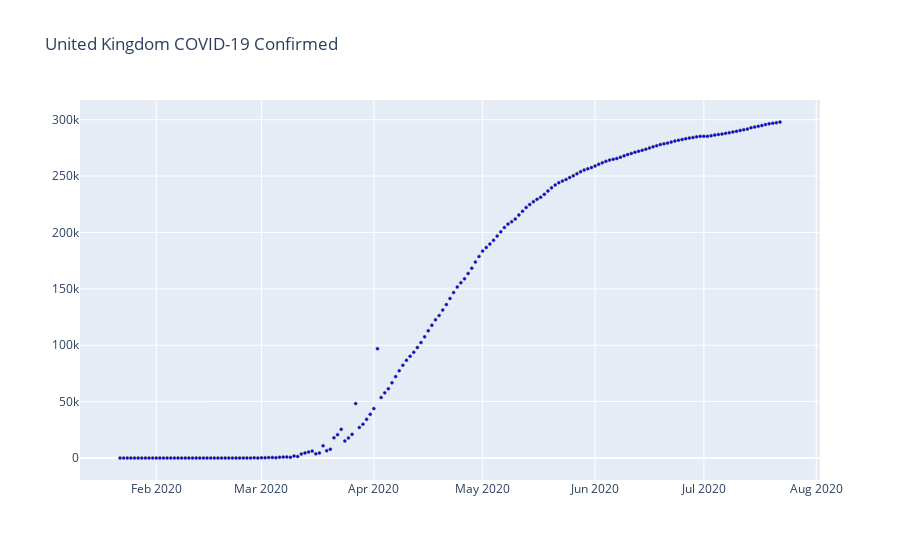

The code cell stored with this chart in its notebook:
### Markdown cell above
### Plot UK confirmed

### Code cell
fig = go.Figure()

fig.add_trace(go.Scatter(
    x=df_covid_uk.index, y=df_covid_uk['Confirmed'],
    name='Confirmed cases',
    mode='markers',
    marker_color='blue'
))

# Set options common to all traces with fig.update_traces
fig.update_traces(mode='markers', marker_line_width=.5, marker_size=3)
fig.update_layout(title='United Kingdom COVID-19 Confirmed')


fig.show()

print("Last data (" + str(df_covid_uk.index[-1]) + "):")
print("Confirmed cases:" + str(df_covid_uk['Confirmed'][-1]))

### Figure 1 — Plotly figure (JSON) as saved in the notebook; plotly's stock layout.template omitted (floating-point values rounded to 4 significant figures; data arrays with more than 128 entries replaced by an {"elided": "..."} marker saying what was removed)
{"data": [{"marker": {"color": "blue", "line": {"width": 0.5}, "size": 3}, "mode": "markers", "name": "Confirmed cases", "type": "scatter", "x": {"elided": "183 str values"}, "y": {"elided": "183 int values"}}], "layout": {"title": {"text": "United Kingdom COVID-19 Confirmed"}}}
